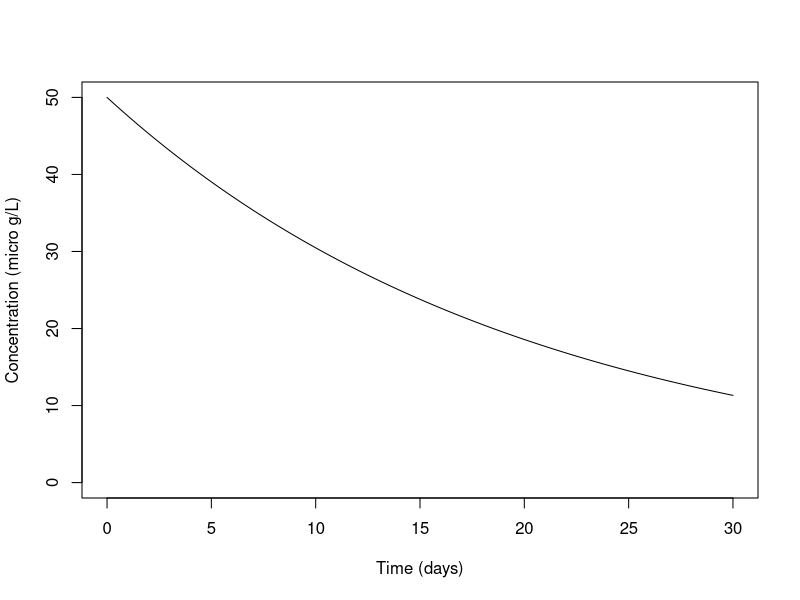

This chart was generated by the following R code:
##plot general relationship with no replacement.

#Inputs
#y0 = starting concentration (micro g/L)
#yt = concentration at time t (micro g/L)
#tHalf = known half-life (days)
#t = total time of test (days)

y0 <- 50
tHalf <- 14
t <- 30

#Generate x-data
xPoints <- seq(0,t,length.out=(t*10)+1)

#fit y-data
decayData <- data.frame(xPoints)
decayData$yPoints <- exp((-(log(2)/tHalf)*xPoints)+log(y0))

#plot as points and/or lines
plot(decayData$xPoints,decayData$yPoints,type="l",col="black", ylim=c(0,y0), 
     xlab="Time (days)",ylab="Concentration (micro g/L)")